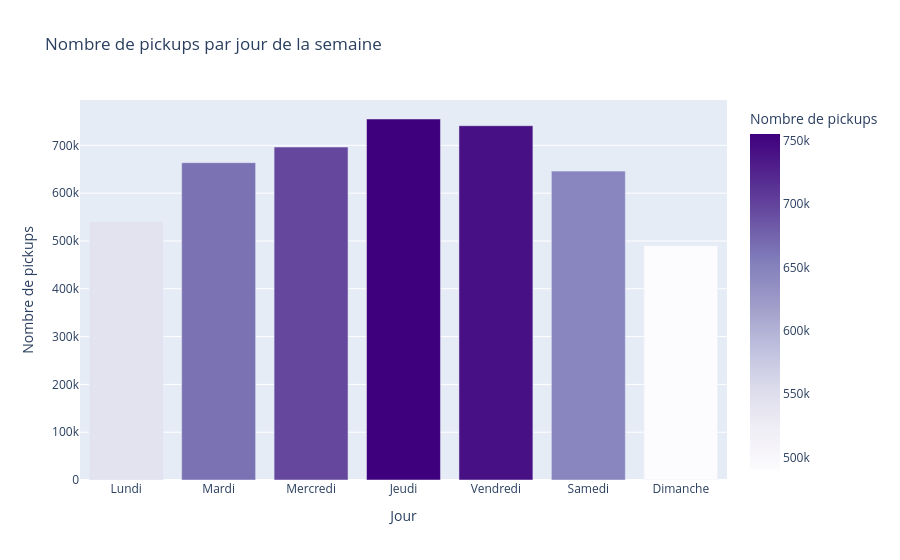

Notebook code for this chart:
### Markdown cell above
### 3.2 Distribution par jour de la semaine

### Code cell
day_order = ['Monday', 'Tuesday', 'Wednesday', 'Thursday', 'Friday', 'Saturday', 'Sunday']
day_fr    = {'Monday': 'Lundi', 'Tuesday': 'Mardi', 'Wednesday': 'Mercredi',
             'Thursday': 'Jeudi', 'Friday': 'Vendredi', 'Saturday': 'Samedi', 'Sunday': 'Dimanche'}

by_day = df.groupby('dayname').size().reset_index(name='pickups')
by_day['jour']  = by_day['dayname'].map(day_fr)
by_day['order'] = by_day['dayname'].map({d: i for i, d in enumerate(day_order)})
by_day = by_day.sort_values('order')

fig = px.bar(by_day, x='jour', y='pickups',
             title='Nombre de pickups par jour de la semaine',
             labels={'jour': 'Jour', 'pickups': 'Nombre de pickups'},
             color='pickups', color_continuous_scale='Purples')
fig.show()

### Figure 1 — Plotly figure (JSON) as saved in the notebook; plotly's stock layout.template omitted (floating-point values rounded to 4 significant figures)
{"data": [{"hovertemplate": "Jour=%{x}<br>Nombre de pickups=%{marker.color}<extra></extra>", "legendgroup": "", "marker": {"color": [541472, 663789, 696488, 755145, 741139, 646114, 490180], "coloraxis": "coloraxis", "pattern": {"shape": ""}}, "name": "", "orientation": "v", "showlegend": false, "textposition": "auto", "type": "bar", "x": ["Lundi", "Mardi", "Mercredi", "Jeudi", "Vendredi", "Samedi", "Dimanche"], "xaxis": "x", "y": [541472, 663789, 696488, 755145, 741139, 646114, 490180], "yaxis": "y"}], "layout": {"barmode": "relative", "coloraxis": {"colorbar": {"title": {"text": "Nombre de pickups"}}, "colorscale": [[0, "rgb(252,251,253)"], [0.125, "rgb(239,237,245)"], [0.25, "rgb(218,218,235)"], [0.375, "rgb(188,189,220)"], [0.5, "rgb(158,154,200)"], [0.625, "rgb(128,125,186)"], [0.75, "rgb(106,81,163)"], [0.875, "rgb(84,39,143)"], [1, "rgb(63,0,125)"]]}, "legend": {"tracegroupgap": 0}, "title": {"text": "Nombre de pickups par jour de la semaine"}, "xaxis": {"anchor": "y", "domain": [0, 1], "title": {"text": "Jour"}}, "yaxis": {"anchor": "x", "domain": [0, 1], "title": {"text": "Nombre de pickups"}}}}
